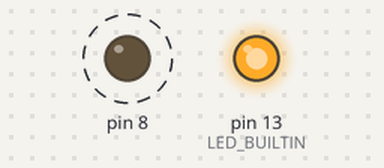
Bench run of a sketch on a simulated Arduino Uno, built with avr-gcc and run on an emulated ATmega328P. Shown: output pins drawn as LEDs (lit = HIGH). Dashed ring = blinking.

Above: at 0.5 s.
At 7.5 s:
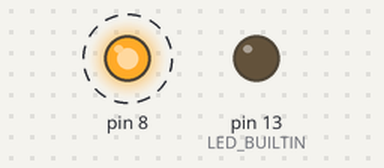
Timing chart, 0 to 13.0 s (numbered marks = the images above):
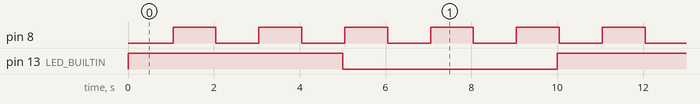

The sketch:

Timer1BlinkAdjusted.ino
```cpp
//=============================================================
// An Arduino Sketch to flash an LED on pin D8
// uisng Timer/counter 1 in normal mode and with
// a 256 prescaler.
//
// NOTE: This will mess up PWM on pins D9 and D10.
//
// Norman Dunbar
// 22 February 2020.
//=============================================================

ISR(TIMER1_OVF_vect) {
    // Adjust the flash rate to every second.
    TCNT1 = 3036;

    // Flash D8 every 1.048576 seconds.
    digitalWrite(8, !(digitalRead(8)));
}


void enableTimer1() {
    // Choose a timer/counter mode.
    // This overrides the Arduino setup.
    TCCR1A = ((0 << WGM11) | (0 << WGM10));
    TCCR1B = ((0 << WGM13) | (0 << WGM12));

    // Clear the interrupt flag.
    TIFR1 = (1 << TOV1);

    // Enable the Overflow Interrupt.
    TIMSK1 = (1 << TOIE1);

    // Choose a prescaler to start the timer/counter.
    TCCR1B |= ((1 << CS12) | (0 << CS11) | (0 << CS10));
}


void setup() {
    pinMode(LED_BUILTIN, OUTPUT);
    pinMode(8, OUTPUT);
    enableTimer1();
}


void loop() {
    // Flash D13 every 5 seconds.
    digitalWrite(LED_BUILTIN, HIGH);
    delay(5000);
    digitalWrite(LED_BUILTIN, LOW);
    delay(5000);
}
```

Measured:
- by itself, pin 8: alternates HIGH for 1.0 s and LOW for 1.0 s
- by itself, pin 13 (LED_BUILTIN): alternates HIGH for 5.0 s and LOW for 5.0 s
- by itself, everything shown: repeats every 10.0 s, in 12 steps
